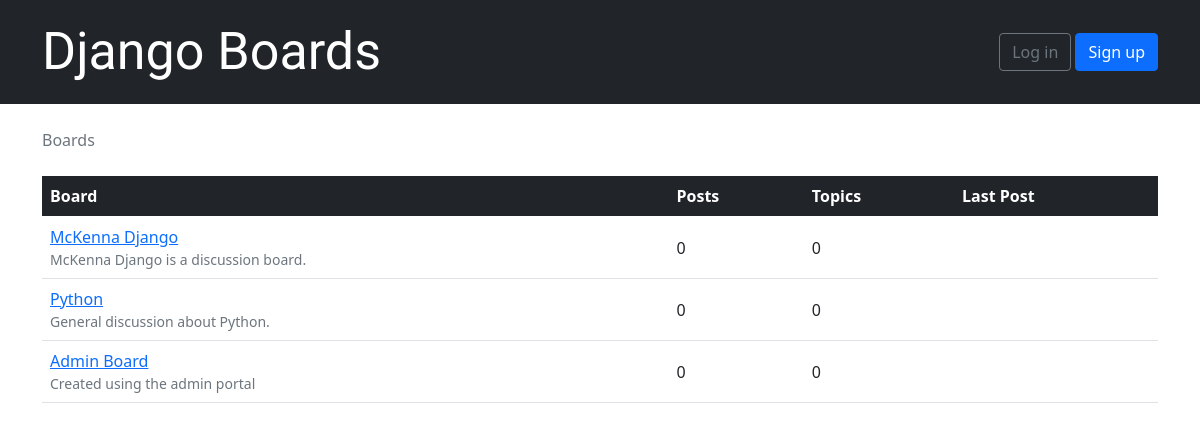
The page / on the database its author committed.
### boards/models.py (models this page shows, shortened)
class Board(models.Model):
    name = models.CharField(max_length=30, unique=True)
    description = models.CharField(max_length=100)

### boards/views.py (the view)
# urls.py: 2. Add a URL to urlpatterns:  path('', views.home, name='home')
def home(request):
    boards = Board.objects.all()
    return render(request, 'home.html', {'boards': boards})

### templates/home.html
{% extends 'base.html' %}
{% block breadcrumb %}
  <li class="breadcrumb-item active">Boards</li>
{% endblock %}
{% block content %}
<table class="table">
        <thead class="table-dark">
          <tr>
            <th>Board</th>
            <th>Posts</th>
            <th>Topics</th>
            <th>Last Post</th>
          </tr>
        </thead>
        <tbody>
          {% for board in boards %}
            <tr>
              <td>
                <a href="{% url 'board_topics' board.pk %}">{{ board.name }}</a>
                <small class="text-muted d-block">{{ board.description }}</small>
              </td>
              <td class="align-middle">0</td>
              <td class="align-middle">0</td>
              <td></td>
            </tr>
          {% endfor %}
        </tbody>
      </table>
{% endblock %}

### rows shown on the page
Board: name "McKenna Django", description "McKenna Django is a discussion board."
Board: name "Python", description "General discussion about Python."
Board: name "Admin Board", description "Created using the admin portal"
